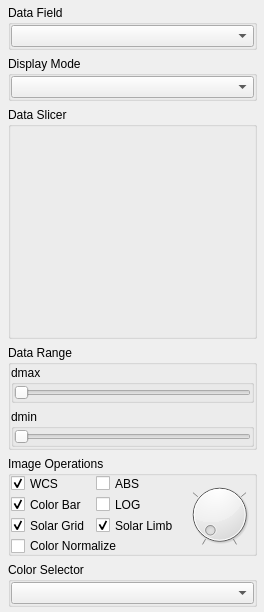
<?xml version="1.0" encoding="UTF-8"?>
<ui version="4.0">
 <class>ImageControl</class>
 <widget class="QWidget" name="ImageControl">
  <property name="geometry">
   <rect>
    <x>0</x>
    <y>0</y>
    <width>264</width>
    <height>612</height>
   </rect>
  </property>
  <property name="windowTitle">
   <string>Form</string>
  </property>
  <layout class="QVBoxLayout" name="verticalLayout_5">
   <property name="leftMargin">
    <number>8</number>
   </property>
   <property name="topMargin">
    <number>5</number>
   </property>
   <property name="rightMargin">
    <number>7</number>
   </property>
   <property name="bottomMargin">
    <number>5</number>
   </property>
   <item>
    <widget class="QGroupBox" name="groupBox_dataField">
     <property name="maximumSize">
      <size>
       <width>16777215</width>
       <height>77</height>
      </size>
     </property>
     <property name="layoutDirection">
      <enum>Qt::LeftToRight</enum>
     </property>
     <property name="title">
      <string>Data Field</string>
     </property>
     <layout class="QVBoxLayout" name="verticalLayout_3">
      <property name="leftMargin">
       <number>0</number>
      </property>
      <property name="topMargin">
       <number>0</number>
      </property>
      <property name="rightMargin">
       <number>0</number>
      </property>
      <property name="bottomMargin">
       <number>0</number>
      </property>
      <item>
       <widget class="QComboBox" name="control_dataField"/>
      </item>
     </layout>
    </widget>
   </item>
   <item>
    <widget class="QGroupBox" name="groupBox">
     <property name="focusPolicy">
      <enum>Qt::TabFocus</enum>
     </property>
     <property name="title">
      <string>Display Mode</string>
     </property>
     <layout class="QHBoxLayout" name="horizontalLayout">
      <property name="leftMargin">
       <number>0</number>
      </property>
      <property name="topMargin">
       <number>0</number>
      </property>
      <property name="rightMargin">
       <number>0</number>
      </property>
      <property name="bottomMargin">
       <number>0</number>
      </property>
      <item>
       <widget class="QComboBox" name="comboBox"/>
      </item>
     </layout>
    </widget>
   </item>
   <item>
    <widget class="QGroupBox" name="slicer_group">
     <property name="title">
      <string>Data Slicer</string>
     </property>
     <layout class="QVBoxLayout" name="verticalLayout_4">
      <property name="leftMargin">
       <number>0</number>
      </property>
      <property name="topMargin">
       <number>0</number>
      </property>
      <property name="rightMargin">
       <number>0</number>
      </property>
      <property name="bottomMargin">
       <number>0</number>
      </property>
      <item>
       <spacer name="verticalSpacer">
        <property name="orientation">
         <enum>Qt::Vertical</enum>
        </property>
        <property name="sizeHint" stdset="0">
         <size>
          <width>20</width>
          <height>60</height>
         </size>
        </property>
       </spacer>
      </item>
     </layout>
    </widget>
   </item>
   <item>
    <widget class="QGroupBox" name="control_DataRange_GBox">
     <property name="sizePolicy">
      <sizepolicy hsizetype="Preferred" vsizetype="Preferred">
       <horstretch>0</horstretch>
       <verstretch>0</verstretch>
      </sizepolicy>
     </property>
     <property name="minimumSize">
      <size>
       <width>0</width>
       <height>0</height>
      </size>
     </property>
     <property name="maximumSize">
      <size>
       <width>16777215</width>
       <height>16777215</height>
      </size>
     </property>
     <property name="title">
      <string>Data Range</string>
     </property>
     <layout class="QVBoxLayout" name="verticalLayout_2">
      <property name="leftMargin">
       <number>0</number>
      </property>
      <property name="topMargin">
       <number>0</number>
      </property>
      <property name="rightMargin">
       <number>0</number>
      </property>
      <property name="bottomMargin">
       <number>0</number>
      </property>
      <item>
       <widget class="QGroupBox" name="Slider_dmax_GBox">
        <property name="font">
         <font>
          <pointsize>9</pointsize>
         </font>
        </property>
        <property name="title">
         <string>dmax</string>
        </property>
        <layout class="QGridLayout" name="gridLayout">
         <property name="leftMargin">
          <number>0</number>
         </property>
         <property name="topMargin">
          <number>0</number>
         </property>
         <property name="rightMargin">
          <number>0</number>
         </property>
         <property name="bottomMargin">
          <number>0</number>
         </property>
         <item row="0" column="0">
          <widget class="QSlider" name="Slider_dmax">
           <property name="orientation">
            <enum>Qt::Horizontal</enum>
           </property>
          </widget>
         </item>
        </layout>
       </widget>
      </item>
      <item>
       <widget class="QGroupBox" name="Slider_dmin_GBox">
        <property name="font">
         <font>
          <pointsize>9</pointsize>
         </font>
        </property>
        <property name="title">
         <string>dmin</string>
        </property>
        <layout class="QGridLayout" name="gridLayout_3">
         <property name="leftMargin">
          <number>0</number>
         </property>
         <property name="topMargin">
          <number>0</number>
         </property>
         <property name="rightMargin">
          <number>0</number>
         </property>
         <property name="bottomMargin">
          <number>0</number>
         </property>
         <item row="0" column="0">
          <widget class="QSlider" name="Slider_dmin">
           <property name="orientation">
            <enum>Qt::Horizontal</enum>
           </property>
          </widget>
         </item>
        </layout>
       </widget>
      </item>
     </layout>
    </widget>
   </item>
   <item>
    <widget class="QGroupBox" name="control_imageOperations_Gbox">
     <property name="maximumSize">
      <size>
       <width>16777215</width>
       <height>100</height>
      </size>
     </property>
     <property name="title">
      <string>Image Operations</string>
     </property>
     <layout class="QGridLayout" name="gridLayout_2">
      <property name="leftMargin">
       <number>0</number>
      </property>
      <property name="topMargin">
       <number>0</number>
      </property>
      <property name="rightMargin">
       <number>0</number>
      </property>
      <property name="bottomMargin">
       <number>0</number>
      </property>
      <item row="3" column="0" colspan="2">
       <widget class="QCheckBox" name="control_colorNorm_check">
        <property name="text">
         <string>Color Normalize</string>
        </property>
        <property name="checked">
         <bool>false</bool>
        </property>
       </widget>
      </item>
      <item row="0" column="0">
       <widget class="QCheckBox" name="control_wcs_check">
        <property name="text">
         <string>WCS</string>
        </property>
        <property name="checked">
         <bool>true</bool>
        </property>
       </widget>
      </item>
      <item row="1" column="0">
       <widget class="QCheckBox" name="control_colorBar_check">
        <property name="text">
         <string>Color Bar</string>
        </property>
        <property name="checked">
         <bool>true</bool>
        </property>
       </widget>
      </item>
      <item row="0" column="2" rowspan="4">
       <widget class="QDial" name="rotate_dial">
        <property name="maximum">
         <number>3</number>
        </property>
        <property name="pageStep">
         <number>1</number>
        </property>
        <property name="sliderPosition">
         <number>0</number>
        </property>
        <property name="tracking">
         <bool>true</bool>
        </property>
        <property name="orientation">
         <enum>Qt::Horizontal</enum>
        </property>
        <property name="notchesVisible">
         <bool>true</bool>
        </property>
       </widget>
      </item>
      <item row="0" column="1">
       <widget class="QCheckBox" name="control_abs_check">
        <property name="text">
         <string>ABS</string>
        </property>
       </widget>
      </item>
      <item row="1" column="1">
       <widget class="QCheckBox" name="control_log_check">
        <property name="text">
         <string>LOG</string>
        </property>
       </widget>
      </item>
      <item row="2" column="0">
       <widget class="QCheckBox" name="control_SolarGrid_check">
        <property name="text">
         <string>Solar Grid</string>
        </property>
        <property name="checked">
         <bool>true</bool>
        </property>
       </widget>
      </item>
      <item row="2" column="1">
       <widget class="QCheckBox" name="control_SolarLimb_check">
        <property name="text">
         <string>Solar Limb</string>
        </property>
        <property name="checked">
         <bool>true</bool>
        </property>
       </widget>
      </item>
     </layout>
    </widget>
   </item>
   <item>
    <widget class="QGroupBox" name="control_colorSelectror_GBox">
     <property name="maximumSize">
      <size>
       <width>16777215</width>
       <height>77</height>
      </size>
     </property>
     <property name="title">
      <string>Color Selector</string>
     </property>
     <layout class="QVBoxLayout" name="verticalLayout">
      <property name="spacing">
       <number>0</number>
      </property>
      <property name="leftMargin">
       <number>0</number>
      </property>
      <property name="topMargin">
       <number>0</number>
      </property>
      <property name="rightMargin">
       <number>0</number>
      </property>
      <property name="bottomMargin">
       <number>0</number>
      </property>
      <item>
       <widget class="QComboBox" name="control_colors_list"/>
      </item>
     </layout>
    </widget>
   </item>
  </layout>
  <zorder>groupBox_dataField</zorder>
  <zorder>slicer_group</zorder>
  <zorder>control_DataRange_GBox</zorder>
  <zorder>control_imageOperations_Gbox</zorder>
  <zorder>control_colorSelectror_GBox</zorder>
  <zorder>groupBox</zorder>
 </widget>
 <resources/>
 <connections/>
</ui>
